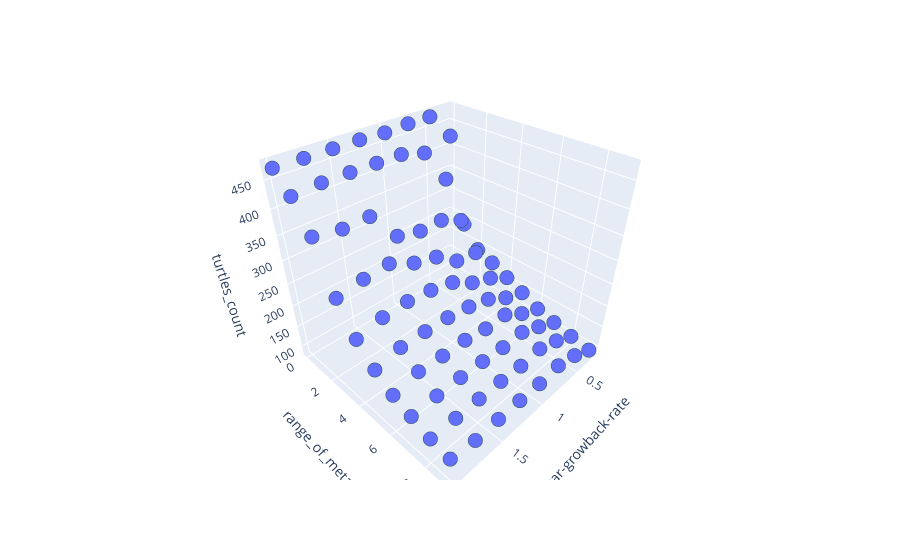

This figure's notebook cell:
### Code cell
# Make another plot like the one above, but instead of points created a surface plot
fig = px.scatter_3d(grouped_df, x='sugar-growback-rate', y='range_of_meta', z='turtles_count')
fig.update_traces(mode='markers')
fig.add_traces(px.scatter_3d(grouped_df, x='sugar-growback-rate', y='range_of_meta', z='turtles_count').data)
fig.update_traces(marker=dict(size=5))
fig.update_traces(mode='markers', marker=dict(line=dict(width=2, color='DarkSlateGrey')))
fig.update_layout(scene = dict(
                    xaxis_title='sugar-growback-rate',
                    yaxis_title='range_of_meta',
                    zaxis_title='turtles_count'))
fig.show()

### Figure 1 — Plotly figure (JSON) as saved in the notebook; plotly's stock layout.template omitted (floating-point values rounded to 4 significant figures)
{"data": [{"hovertemplate": "sugar-growback-rate=%{x}<br>range_of_meta=%{y}<br>turtles_count=%{z}<extra></extra>", "legendgroup": "", "marker": {"color": "#636efa", "line": {"color": "DarkSlateGrey", "width": 2}, "size": 5, "symbol": "circle"}, "mode": "markers", "name": "", "scene": "scene", "showlegend": false, "type": "scatter3d", "x": [0.25, 0.5, 0.75, 1, 1.25, 1.5, 1.75, 2, 0.25, 0.5, 0.75, 1, 1.25, 1.5, 1.75, 2, 0.25, 0.5, 0.75, 1, 1.25, 1.5, 1.75, 2, 0.25, 0.5, 0.75, 1, 1.25, 1.5, 1.75, 2, 0.25, 0.5, 0.75, 1, 1.25, 1.5, 1.75, 2, 0.25, 0.5, 0.75, 1, 1.25, 1.5, 1.75, 2, 0.25, 0.5, 0.75, 1, 1.25, 1.5, 1.75, 2, 0.25, 0.5, 0.75, 1, 1.25, 1.5, 1.75, 2, 0.25, 0.5, 0.75, 1, 1.25, 1.5, 1.75, 2, 0.25, 0.5, 0.75, 1, 1.25, 1.5, 1.75, 2], "y": [0, 0, 0, 0, 0, 0, 0, 0, 1, 1, 1, 1, 1, 1, 1, 1, 2, 2, 2, 2, 2, 2, 2, 2, 3, 3, 3, 3, 3, 3, 3, 3, 4, 4, 4, 4, 4, 4, 4, 4, 5, 5, 5, 5, 5, 5, 5, 5, 6, 6, 6, 6, 6, 6, 6, 6, 7, 7, 7, 7, 7, 7, 7, 7, 8, 8, 8, 8, 8, 8, 8, 8, 9, 9, 9, 9, 9, 9, 9, 9], "z": [420, 472, 472, 469, 471, 470.5, 470, 470.5, 233.5, 358, 428, 441, 441.5, 442, 442, 438, 187, 282, 304, 303, 315.5, 377, 376, 385, 172.5, 224, 230, 265, 278, 303, 299, 290, 155, 182, 199, 228.5, 240, 245.5, 242.5, 230, 138, 155, 182, 195, 202, 204, 204, 192, 119, 139, 168.5, 168, 176, 176, 179, 167, 108, 131, 151.5, 150, 154, 156, 155.5, 153, 98, 122, 138.5, 134, 137.5, 138, 138, 138.5, 89.5, 113, 126, 122, 124, 124.5, 123, 132]}, {"hovertemplate": "sugar-growback-rate=%{x}<br>range_of_meta=%{y}<br>turtles_count=%{z}<extra></extra>", "legendgroup": "", "marker": {"color": "#636efa", "line": {"color": "DarkSlateGrey", "width": 2}, "size": 5, "symbol": "circle"}, "mode": "markers", "name": "", "scene": "scene", "showlegend": false, "type": "scatter3d", "x": [0.25, 0.5, 0.75, 1, 1.25, 1.5, 1.75, 2, 0.25, 0.5, 0.75, 1, 1.25, 1.5, 1.75, 2, 0.25, 0.5, 0.75, 1, 1.25, 1.5, 1.75, 2, 0.25, 0.5, 0.75, 1, 1.25, 1.5, 1.75, 2, 0.25, 0.5, 0.75, 1, 1.25, 1.5, 1.75, 2, 0.25, 0.5, 0.75, 1, 1.25, 1.5, 1.75, 2, 0.25, 0.5, 0.75, 1, 1.25, 1.5, 1.75, 2, 0.25, 0.5, 0.75, 1, 1.25, 1.5, 1.75, 2, 0.25, 0.5, 0.75, 1, 1.25, 1.5, 1.75, 2, 0.25, 0.5, 0.75, 1, 1.25, 1.5, 1.75, 2], "y": [0, 0, 0, 0, 0, 0, 0, 0, 1, 1, 1, 1, 1, 1, 1, 1, 2, 2, 2, 2, 2, 2, 2, 2, 3, 3, 3, 3, 3, 3, 3, 3, 4, 4, 4, 4, 4, 4, 4, 4, 5, 5, 5, 5, 5, 5, 5, 5, 6, 6, 6, 6, 6, 6, 6, 6, 7, 7, 7, 7, 7, 7, 7, 7, 8, 8, 8, 8, 8, 8, 8, 8, 9, 9, 9, 9, 9, 9, 9, 9], "z": [420, 472, 472, 469, 471, 470.5, 470, 470.5, 233.5, 358, 428, 441, 441.5, 442, 442, 438, 187, 282, 304, 303, 315.5, 377, 376, 385, 172.5, 224, 230, 265, 278, 303, 299, 290, 155, 182, 199, 228.5, 240, 245.5, 242.5, 230, 138, 155, 182, 195, 202, 204, 204, 192, 119, 139, 168.5, 168, 176, 176, 179, 167, 108, 131, 151.5, 150, 154, 156, 155.5, 153, 98, 122, 138.5, 134, 137.5, 138, 138, 138.5, 89.5, 113, 126, 122, 124, 124.5, 123, 132]}], "layout": {"legend": {"tracegroupgap": 0}, "margin": {"t": 60}, "scene": {"domain": {"x": [0, 1], "y": [0, 1]}, "xaxis": {"title": {"text": "sugar-growback-rate"}}, "yaxis": {"title": {"text": "range_of_meta"}}, "zaxis": {"title": {"text": "turtles_count"}}}}}
